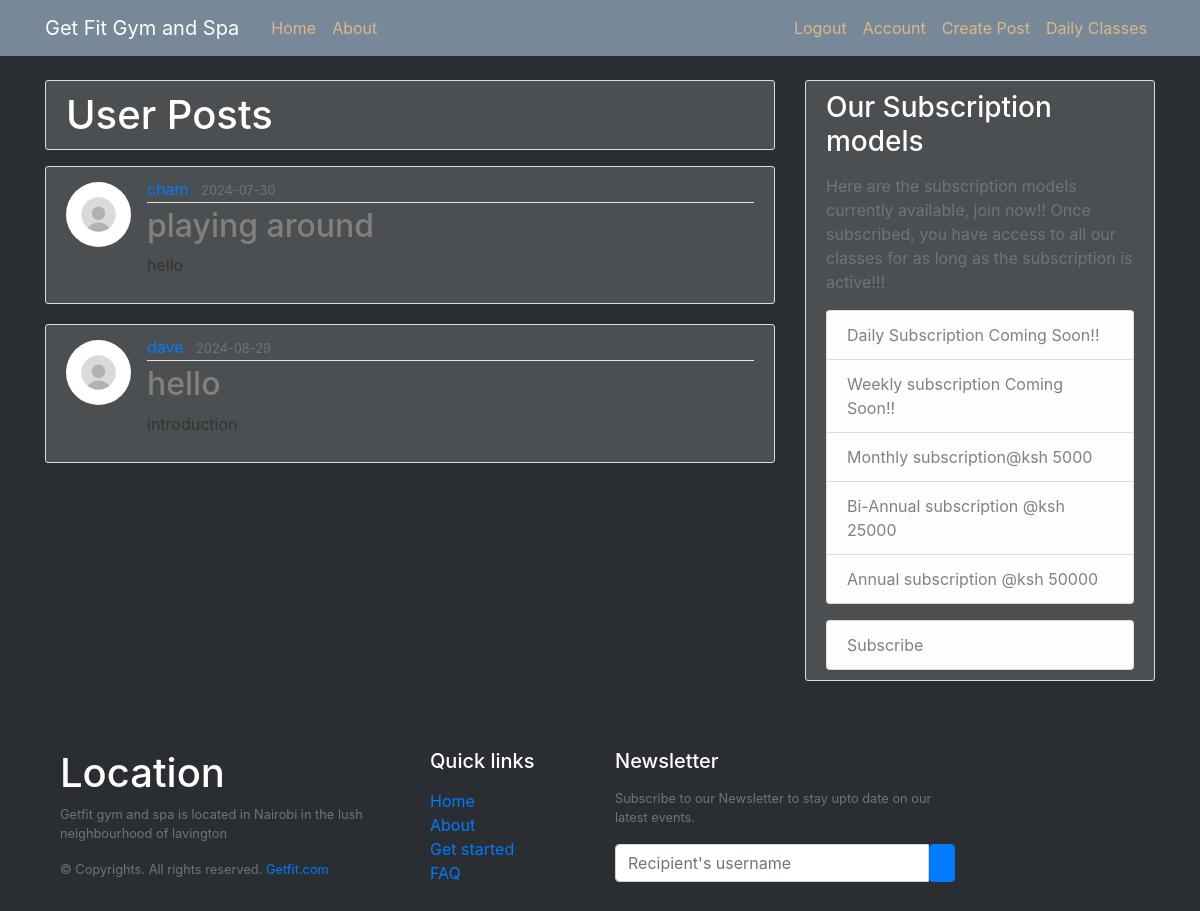
/home (signed in), run on the app's committed database.
### app/models.py (models this page shows, shortened)
class Post(db.Model):
    id = db.Column(db.Integer, primary_key=True)
    title = db.Column(db.String(100), nullable=False)
    date_posted = db.Column(db.DateTime, nullable=False, default=datetime.utcnow)
    content = db.Column(db.Text, nullable=False)
    user_id = db.Column(db.Integer, db.ForeignKey('user.id'), nullable=False)

class User(db.Model, UserMixin):
    id = db.Column(db.Integer, primary_key=True)
    username = db.Column(db.String(20), unique=True, nullable=False)
    email = db.Column(db.String(120), unique=True, nullable=False)
    image_file = db.Column(db.String(20), nullable=False, default='default.jpg')
    password = db.Column(db.String(60), nullable=False)
    posts = db.relationship('Post', backref='author', lazy=True)
    fitness_status = db.relationship('Physical', backref='member', lazy=True)
    monthly_subscriptions = db.relationship('Monthly', backref='subscribed_monthly', lazy=True)
    annual_subscriptions = db.relationship('Annually', backref='subscribed_annually', lazy=True)
    bi_annual_subscriptions = db.relationship('BiAnnually', backref='subscribed_bi_annually', lazy=True)

### app/main/routes.py (the view)
@main.route("/")
@main.route("/home")
def home():
    classes = Schedule.query.all()
    posts = Post.query.all()
    return render_template('home.html', posts=posts, classes=classes)

### app/models.py (called while the page is built)
@login_manager.user_loader
def load_user(user_id):
    return User.query.get(int(user_id))

### app/templates/home.html (shortened to what this page needs)
{% extends "layout.html" %}
{% block content %}
    {% if current_user.is_authenticated %}
    <h1 class="media content-section text-white mb-3">User Posts</h1>
    {% for post in posts %}
        <article class="media content-section">
          <img class="rounded-circle article-img", src="{{ url_for('static', filename='pics/' + post.author.image_file) }}">
          <div class="media-body">
            <div class="article-metadata">
              <a class="mr-2" href="#">{{ post.author.username }}</a>
              <small class="text-muted">{{ post.date_posted.strftime('%Y-%m-%d') }}</small>
            </div>
            <h2><a class="article-title" href="{{ url_for('posts.post', post_id=post.id) }}">{{ post.title }}</a></h2>
            <p class="article-content">{{ post.content }}</p>
          </div>
        </article>
    {% endfor %}
    {% endif %}
{% endblock content %}

### app/templates/layout.html (shortened to what this page needs)
<!DOCTYPE html>
<html>
<head>
    <link rel="stylesheet" href="https://maxcdn.bootstrapcdn.com/bootstrap/4.0.0/css/bootstrap.min.css">
    <link rel="stylesheet" type="text/css" href="{{ url_for('static', filename='main.css') }}">
</head>
<body>
    <header class="site-header">
      <nav class="navbar navbar-expand-md navbar-dark bg-steel fixed-top">
        <div class="container">
          <a class="navbar-brand mr-4" href="/">Get Fit Gym and Spa</a>
          <div class="collapse navbar-collapse" id="navbarToggle">
            <div class="navbar-nav mr-auto">
              <a class="nav-item nav-link" href="{{ url_for('main.home') }}">Home</a>
              <a class="nav-item nav-link" href="{{ url_for('main.about') }}">About</a>
            </div>
            <div class="navbar-nav">
              {% if current_user.is_authenticated %}
                  <a class="nav-item nav-link" href="{{ url_for('users.logout') }}">Logout</a>
                  <a class="nav-item nav-link" href="{{ url_for('users.account') }}">Account</a>
                  <a class="nav-item nav-link" href="{{ url_for('posts.new_post') }}">Create Post</a>
                  <a class="nav-item nav-link" href="{{ url_for('users.d_class') }}">Daily Classes</a>
              {% else %}
                  <a class="nav-item nav-link" href="{{ url_for('users.login') }}">Login</a>
                  <a class="nav-item nav-link" href="{{ url_for('users.register') }}">Register</a>
              {% endif %}
            </div>
          </div>
        </div>
      </nav>
    </header>
    <main role="main" class="container">
      <div class="row">
        <div class="col-md-8">
          {% block content %}{% endblock %}
        </div>
        <div class="col-md-4">
          <div class="content-section ">
            <h3 class="text-white mb-3">Our Subscription models</h3>
            <p class='text-muted text-white mb-3'>Here are the subscription models currently available, join now!! Once subscribed, you have access to all our classes for as long as the subscription is active!!!</p>
              <ul class="list-group text-white mb-3" style="width: 100%">
                <li class="list-group-item list-group-item-light">Daily Subscription Coming Soon!!</li>
                <li class="list-group-item list-group-item-light">Weekly subscription Coming Soon!!</li>
                <li class="list-group-item list-group-item-light">Monthly subscription@ksh 5000</li>
                <li class="list-group-item list-group-item-light">Bi-Annual subscription @ksh 25000</li>
                <li class="list-group-item list-group-item-light">Annual subscription @ksh 50000</li>
              </ul>
              <div>
                {% if current_user.is_authenticated %}
                <a class="list-group-item list-group-item-light" href="{{ url_for('users.subscribe') }}">Subscribe</a>
                {% else %}
                <p><a href="{{url_for('users.register')}}">Sign up</a> to be able to subscribe to our Models</p>
                {% endif %}
              </div>
          </div>
        </div>
      </div>
    <footer class="w-100 py-4 flex-shrink-0">
      <div class="container py-4">
          <div class="row gy-4 gx-5">
              <div class="col-lg-4 col-md-6">
                  <h5 class="h1 text-white">Location</h5>
                  <p class="small text-muted">Getfit gym and spa is located in Nairobi in the lush neighbourhood of lavington</p>
                  <p class="small text-muted mb-0">&copy; Copyrights. All rights reserved. <a class="text-primary" href="#">Getfit.com</a></p>
              </div>
              <div class="col-lg-2 col-md-6">
                  <h5 class="text-white mb-3">Quick links</h5>
                  <ul class="list-unstyled text-muted">
                      <li><a href="{{url_for('main.home')}}">Home</a></li>
                      <li><a href="{{url_for('main.about')}}">About</a></li>
                      <li><a href="{{url_for('users.register')}}">Get started</a></li>
                      <li><a href="#">FAQ</a></li>
                  </ul>
              </div>
              <div class="col-lg-4 col-md-6">
                  <h5 class="text-white mb-3">Newsletter</h5>
                  <p class="small text-muted">Subscribe to our Newsletter to stay upto date on our latest events.</p>
                  <form action="#">
                      <div class="input-group mb-3">
                          <input class="form-control" type="text" placeholder="Recipient's username" aria-label="Recipient's username" aria-describedby="button-addon2">
                          <button class="btn btn-primary" id="button-addon2" type="button"></button>
                      </div>
                  </form>
              </div>
          </div>
      </div>
  </footer>
    </main>
</body>
</html>

### app/static/main.css (style rules this page uses)
body { background: #2a2e32; color: #333333; margin-top: 5rem; }
h1, h2, h3, h4, h5, h6 { color: #444444; }
.bg-steel { background-color: lightslategray; }
.site-header .navbar-nav .nav-link { color: burlywood; }
.content-section { background: #ffffff28; padding: 10px 20px; border: 1px solid #dddddd; border-radius: 3px; margin-bottom: 20px; }
.article-title { color: grey; }
.article-content { white-space: pre-line; }
.article-img { height: 65px; width: 65px; margin-right: 16px; }
.article-metadata { padding-bottom: 1px; margin-bottom: 4px; border-bottom: 1px solid #e3e3e3 }
img { margin-top: 5px; margin-bottom: 5px; max-width: 100%; }

### data on the page
Post: image_file (placeholder picture), author.username "cham", date_posted "2024-07-30", title "playing around", content "hello"
Post: image_file (placeholder picture), author.username "dave", date_posted "2024-08-29", title "hello", content "introduction"
